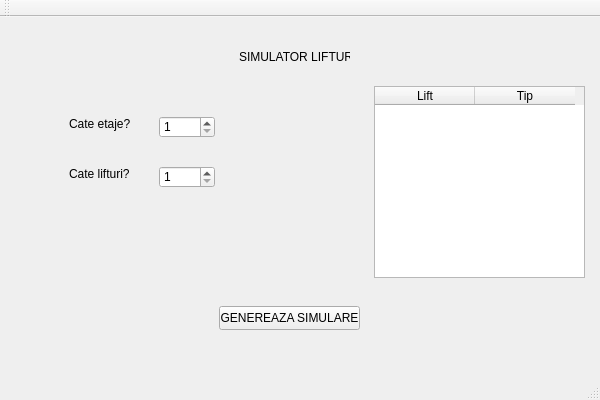
<?xml version="1.0" encoding="UTF-8"?>
<ui version="4.0">
 <class>MainWindowClass</class>
 <widget class="QMainWindow" name="MainWindowClass">
  <property name="geometry">
   <rect>
    <x>0</x>
    <y>0</y>
    <width>600</width>
    <height>400</height>
   </rect>
  </property>
  <property name="windowTitle">
   <string>MainWindow</string>
  </property>
  <widget class="QWidget" name="centralWidget">
   <widget class="QStackedWidget" name="paginiPrincipale">
    <property name="geometry">
     <rect>
      <x>-1</x>
      <y>9</y>
      <width>598</width>
      <height>321</height>
     </rect>
    </property>
    <property name="currentIndex">
     <number>0</number>
    </property>
    <widget class="QWidget" name="page">
     <widget class="QLabel" name="label">
      <property name="geometry">
       <rect>
        <x>70</x>
        <y>90</y>
        <width>61</width>
        <height>16</height>
       </rect>
      </property>
      <property name="text">
       <string>Cate etaje?</string>
      </property>
     </widget>
     <widget class="QLabel" name="label_3">
      <property name="geometry">
       <rect>
        <x>70</x>
        <y>140</y>
        <width>71</width>
        <height>16</height>
       </rect>
      </property>
      <property name="autoFillBackground">
       <bool>false</bool>
      </property>
      <property name="text">
       <string>Cate lifturi?</string>
      </property>
     </widget>
     <widget class="QSpinBox" name="spinEtaje">
      <property name="geometry">
       <rect>
        <x>160</x>
        <y>90</y>
        <width>56</width>
        <height>22</height>
       </rect>
      </property>
      <property name="minimum">
       <number>1</number>
      </property>
      <property name="maximum">
       <number>20</number>
      </property>
     </widget>
     <widget class="QSpinBox" name="spinLifturi">
      <property name="geometry">
       <rect>
        <x>160</x>
        <y>140</y>
        <width>56</width>
        <height>22</height>
       </rect>
      </property>
      <property name="minimum">
       <number>1</number>
      </property>
      <property name="maximum">
       <number>5</number>
      </property>
     </widget>
     <widget class="QLabel" name="label_2">
      <property name="geometry">
       <rect>
        <x>240</x>
        <y>10</y>
        <width>111</width>
        <height>41</height>
       </rect>
      </property>
      <property name="text">
       <string>SIMULATOR LIFTURI</string>
      </property>
     </widget>
     <widget class="QPushButton" name="btnGenerare">
      <property name="geometry">
       <rect>
        <x>220</x>
        <y>280</y>
        <width>141</width>
        <height>24</height>
       </rect>
      </property>
      <property name="text">
       <string>GENEREAZA SIMULARE</string>
      </property>
     </widget>
     <widget class="QTableWidget" name="tableLifturi">
      <property name="geometry">
       <rect>
        <x>375</x>
        <y>60</y>
        <width>211</width>
        <height>192</height>
       </rect>
      </property>
      <property name="columnCount">
       <number>2</number>
      </property>
      <column>
       <property name="text">
        <string>Lift</string>
       </property>
      </column>
      <column>
       <property name="text">
        <string>Tip</string>
       </property>
      </column>
     </widget>
    </widget>
    <widget class="QWidget" name="page_2">
     <widget class="QWidget" name="verticalLayoutWidget">
      <property name="geometry">
       <rect>
        <x>9</x>
        <y>-1</y>
        <width>581</width>
        <height>321</height>
       </rect>
      </property>
      <layout class="QVBoxLayout" name="layoutSimulare">
       <item>
        <spacer name="verticalSpacer">
         <property name="orientation">
          <enum>Qt::Orientation::Vertical</enum>
         </property>
         <property name="sizeHint" stdset="0">
          <size>
           <width>20</width>
           <height>40</height>
          </size>
         </property>
        </spacer>
       </item>
       <item>
        <widget class="QPushButton" name="btnDeschideDialog">
         <property name="maximumSize">
          <size>
           <width>160</width>
           <height>20</height>
          </size>
         </property>
         <property name="text">
          <string>Genereaza Pasager/Cargo</string>
         </property>
        </widget>
       </item>
       <item>
        <widget class="QPushButton" name="btnUrgenta">
         <property name="maximumSize">
          <size>
           <width>160</width>
           <height>20</height>
          </size>
         </property>
         <property name="text">
          <string>Mod Urgenta</string>
         </property>
        </widget>
       </item>
       <item>
        <widget class="QPushButton" name="btnStartSimulare">
         <property name="maximumSize">
          <size>
           <width>160</width>
           <height>20</height>
          </size>
         </property>
         <property name="text">
          <string>Start Simulare</string>
         </property>
        </widget>
       </item>
       <item>
        <widget class="QPushButton" name="btnReset">
         <property name="maximumSize">
          <size>
           <width>160</width>
           <height>20</height>
          </size>
         </property>
         <property name="text">
          <string>Reset Simulare</string>
         </property>
        </widget>
       </item>
      </layout>
     </widget>
    </widget>
   </widget>
  </widget>
  <widget class="QMenuBar" name="menuBar">
   <property name="geometry">
    <rect>
     <x>0</x>
     <y>0</y>
     <width>600</width>
     <height>21</height>
    </rect>
   </property>
  </widget>
  <widget class="QToolBar" name="mainToolBar">
   <attribute name="toolBarArea">
    <enum>TopToolBarArea</enum>
   </attribute>
   <attribute name="toolBarBreak">
    <bool>false</bool>
   </attribute>
  </widget>
  <widget class="QStatusBar" name="statusBar"/>
 </widget>
 <layoutdefault spacing="6" margin="11"/>
 <resources/>
 <connections/>
</ui>
